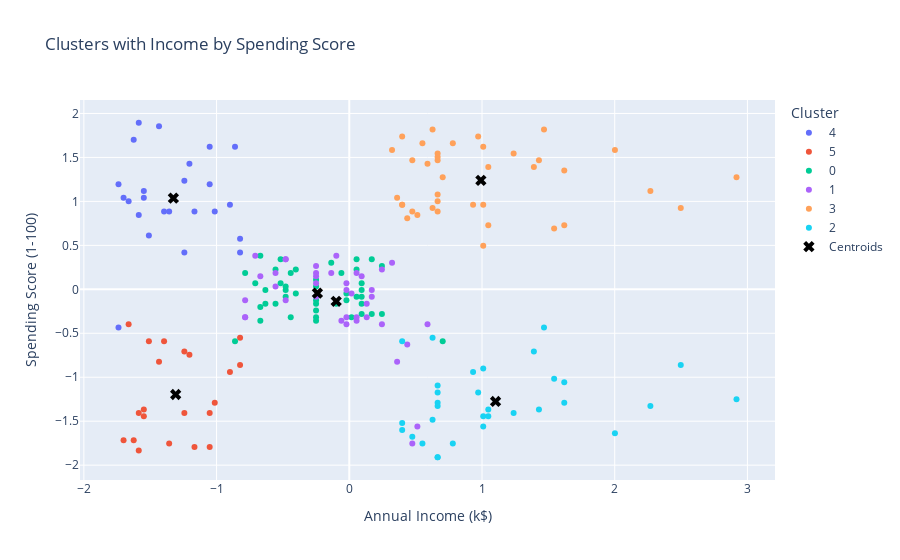

Notebook source saved alongside this figure:
### Code cell
fig = px.scatter(data_frame=dfs, x=dfs[:, 1], y=dfs[:, 2],
                 color_continuous_scale = 'darkmint', color = slabel,
                 labels={'size':'cluster', 'x':'Annual Income (k$)', 'y':'Spending Score (1-100)', 'color':'Cluster'},
                 hover_data={'Gender':customer_data['Gender'], 'Annual Income (k$)':customer_data['Annual Income (k$)'], 'Spending Score (1-100)':customer_data['Spending Score (1-100)']},
                 title='Clusters with Income by Spending Score')


fig.add_scatter(x=centroids[:, 1], y=centroids[:, 2], mode='markers', marker=dict(size=10, symbol='x', color='black'), name='Centroids')
fig

### Figure 1 — Plotly figure (JSON) as saved in the notebook; plotly's stock layout.template omitted (floating-point values rounded to 4 significant figures; data arrays with more than 128 entries replaced by an {"elided": "..."} marker saying what was removed)
{"data": [{"customdata": [["Male", 15, 39], ["Male", 15, 81], ["Female", 16, 77], ["Female", 17, 76], ["Female", 18, 94], ["Female", 19, 72], ["Female", 19, 99], ["Female", 20, 77], ["Male", 20, 79], ["Male", 21, 66], ["Female", 23, 98], ["Male", 24, 73], ["Male", 25, 73], ["Male", 28, 82], ["Male", 28, 61], ["Female", 29, 87], ["Female", 30, 73], ["Male", 33, 92], ["Female", 33, 81], ["Female", 34, 73], ["Female", 37, 75], ["Male", 38, 92], ["Female", 39, 61], ["Female", 39, 65]], "hovertemplate": "Cluster=4<br>Annual Income (k$)=%{customdata[1]}<br>Spending Score (1-100)=%{customdata[2]}<br>Gender=%{customdata[0]}<extra></extra>", "legendgroup": "4", "marker": {"color": "#636efa", "symbol": "circle"}, "mode": "markers", "name": "4", "orientation": "v", "showlegend": true, "type": "scatter", "x": [-1.739, -1.739, -1.701, -1.663, -1.624, -1.586, -1.586, -1.548, -1.548, -1.51, -1.434, -1.395, -1.357, -1.243, -1.243, -1.205, -1.166, -1.052, -1.052, -1.014, -0.8993, -0.8611, -0.8229, -0.8229], "xaxis": "x", "y": [-0.4348, 1.196, 1.04, 1.002, 1.7, 0.8463, 1.894, 1.04, 1.118, 0.6134, 1.856, 0.8851, 0.8851, 1.235, 0.4193, 1.429, 0.8851, 1.623, 1.196, 0.8851, 0.9628, 1.623, 0.4193, 0.5746], "yaxis": "y"}, {"customdata": [["Female", 16, 6], ["Female", 17, 40], ["Female", 18, 6], ["Male", 19, 3], ["Male", 19, 14], ["Female", 20, 15], ["Male", 20, 13], ["Female", 21, 35], ["Male", 23, 29], ["Male", 24, 35], ["Female", 25, 5], ["Female", 28, 14], ["Female", 28, 32], ["Female", 29, 31], ["Male", 30, 4], ["Male", 33, 4], ["Female", 33, 14], ["Female", 34, 17], ["Female", 37, 26], ["Male", 39, 36], ["Female", 39, 28]], "hovertemplate": "Cluster=5<br>Annual Income (k$)=%{customdata[1]}<br>Spending Score (1-100)=%{customdata[2]}<br>Gender=%{customdata[0]}<extra></extra>", "legendgroup": "5", "marker": {"color": "#EF553B", "symbol": "circle"}, "mode": "markers", "name": "5", "orientation": "v", "showlegend": true, "type": "scatter", "x": [-1.701, -1.663, -1.624, -1.586, -1.586, -1.548, -1.548, -1.51, -1.434, -1.395, -1.357, -1.243, -1.243, -1.205, -1.166, -1.052, -1.052, -1.014, -0.8993, -0.8229, -0.8229], "xaxis": "x", "y": [-1.716, -0.396, -1.716, -1.832, -1.405, -1.367, -1.444, -0.5901, -0.823, -0.5901, -1.755, -1.405, -0.7066, -0.7454, -1.794, -1.794, -1.405, -1.289, -0.9395, -0.5513, -0.8618], "yaxis": "y"}, {"customdata": {"elided": "45x3 mixed values"}, "hovertemplate": "Cluster=0<br>Annual Income (k$)=%{customdata[1]}<br>Spending Score (1-100)=%{customdata[2]}<br>Gender=%{customdata[0]}<extra></extra>", "legendgroup": "0", "marker": {"color": "#00cc96", "symbol": "circle"}, "mode": "markers", "name": "0", "orientation": "v", "showlegend": true, "type": "scatter", "x": [-0.8611, -0.7848, -0.7084, -0.6703, -0.6703, -0.6703, -0.6321, -0.6321, -0.5557, -0.5557, -0.5176, -0.5176, -0.4794, -0.4794, -0.4794, -0.4412, -0.4412, -0.4031, -0.4031, -0.2504, -0.2504, -0.2504, -0.2504, -0.2504, -0.2504, -0.2504, -0.1359, -0.09771, -0.05954, -0.02137, -0.02137, 0.01679, 0.05496, 0.05496, 0.05496, 0.09313, 0.09313, 0.09313, 0.09313, 0.09313, 0.1695, 0.1695, 0.2458, 0.2458, 0.7038], "xaxis": "x", "y": [-0.5901, 0.1863, 0.06988, 0.3805, -0.2019, -0.3572, -0.007764, -0.1631, -0.1631, 0.2252, 0.06988, 0.3416, 0.03106, -0.007764, -0.08541, 0.1863, -0.3183, -0.04659, 0.2252, -0.1242, 0.1087, -0.3183, 0.03106, -0.3572, -0.2407, -0.1631, 0.3028, -0.1631, 0.1863, -0.04659, -0.1242, -0.3183, -0.08541, 0.3416, 0.2252, -0.007764, -0.1631, -0.2795, -0.08541, 0.06988, -0.2795, 0.3416, -0.2795, 0.264, -0.5901], "yaxis": "y"}, {"customdata": [["Female", 40, 47], ["Female", 40, 42], ["Female", 40, 42], ["Male", 42, 60], ["Female", 43, 54], ["Female", 46, 51], ["Male", 46, 55], ["Male", 48, 59], ["Male", 48, 59], ["Female", 48, 47], ["Male", 54, 54], ["Male", 54, 48], ["Female", 54, 52], ["Male", 54, 55], ["Female", 54, 57], ["Female", 57, 55], ["Female", 58, 60], ["Male", 59, 41], ["Female", 60, 40], ["Female", 60, 42], ["Male", 60, 52], ["Female", 60, 50], ["Male", 61, 49], ["Female", 62, 41], ["Male", 62, 55], ["Female", 62, 42], ["Female", 63, 54], ["Female", 64, 42], ["Male", 64, 46], ["Female", 65, 48], ["Female", 65, 50], ["Male", 67, 56], ["Female", 67, 40], ["Female", 69, 58], ["Female", 70, 29], ["Female", 72, 34], ["Male", 73, 5], ["Male", 74, 10], ["Female", 76, 40]], "hovertemplate": "Cluster=1<br>Annual Income (k$)=%{customdata[1]}<br>Spending Score (1-100)=%{customdata[2]}<br>Gender=%{customdata[0]}<extra></extra>", "legendgroup": "1", "marker": {"color": "#ab63fa", "symbol": "circle"}, "mode": "markers", "name": "1", "orientation": "v", "showlegend": true, "type": "scatter", "x": [-0.7848, -0.7848, -0.7848, -0.7084, -0.6703, -0.5557, -0.5557, -0.4794, -0.4794, -0.4794, -0.2504, -0.2504, -0.2504, -0.2504, -0.2504, -0.1359, -0.09771, -0.05954, -0.02137, -0.02137, -0.02137, -0.02137, 0.01679, 0.05496, 0.05496, 0.05496, 0.09313, 0.1313, 0.1313, 0.1695, 0.1695, 0.2458, 0.2458, 0.3221, 0.3603, 0.4367, 0.4748, 0.513, 0.5893], "xaxis": "x", "y": [-0.1242, -0.3183, -0.3183, 0.3805, 0.1475, 0.03106, 0.1863, 0.3416, 0.3416, -0.1242, 0.1475, -0.08541, 0.06988, 0.1863, 0.264, 0.1863, 0.3805, -0.3572, -0.396, -0.3183, 0.06988, -0.007764, -0.04659, -0.3572, 0.1863, -0.3183, 0.1475, -0.3183, -0.1631, -0.08541, -0.007764, 0.2252, -0.396, 0.3028, -0.823, -0.6289, -1.755, -1.561, -0.396], "yaxis": "y"}, {"customdata": [["Male", 69, 91], ["Female", 70, 77], ["Male", 71, 95], ["Male", 71, 75], ["Male", 71, 75], ["Female", 72, 71], ["Female", 73, 88], ["Male", 73, 73], ["Female", 74, 72], ["Male", 75, 93], ["Female", 76, 87], ["Male", 77, 97], ["Female", 77, 74], ["Male", 78, 90], ["Male", 78, 88], ["Female", 78, 76], ["Female", 78, 89], ["Female", 78, 78], ["Female", 78, 73], ["Female", 79, 83], ["Female", 81, 93], ["Female", 85, 75], ["Female", 86, 95], ["Male", 87, 63], ["Male", 87, 75], ["Male", 87, 92], ["Female", 88, 86], ["Male", 88, 69], ["Male", 93, 90], ["Female", 97, 86], ["Female", 98, 88], ["Male", 99, 97], ["Male", 101, 68], ["Female", 103, 85], ["Female", 103, 69], ["Female", 113, 91], ["Female", 120, 79], ["Male", 126, 74], ["Male", 137, 83]], "hovertemplate": "Cluster=3<br>Annual Income (k$)=%{customdata[1]}<br>Spending Score (1-100)=%{customdata[2]}<br>Gender=%{customdata[0]}<extra></extra>", "legendgroup": "3", "marker": {"color": "#FFA15A", "symbol": "circle"}, "mode": "markers", "name": "3", "orientation": "v", "showlegend": true, "type": "scatter", "x": [0.3221, 0.3603, 0.3985, 0.3985, 0.3985, 0.4367, 0.4748, 0.4748, 0.513, 0.5512, 0.5893, 0.6275, 0.6275, 0.6657, 0.6657, 0.6657, 0.6657, 0.6657, 0.6657, 0.7038, 0.7802, 0.9329, 0.971, 1.009, 1.009, 1.009, 1.047, 1.047, 1.238, 1.391, 1.429, 1.467, 1.544, 1.62, 1.62, 2.002, 2.269, 2.498, 2.918], "xaxis": "x", "y": [1.584, 1.04, 1.739, 0.9628, 0.9628, 0.8075, 1.467, 0.8851, 0.8463, 1.662, 1.429, 1.817, 0.924, 1.545, 1.467, 1.002, 1.506, 1.079, 0.8851, 1.273, 1.662, 0.9628, 1.739, 0.4969, 0.9628, 1.623, 1.39, 0.7298, 1.545, 1.39, 1.467, 1.817, 0.691, 1.351, 0.7298, 1.584, 1.118, 0.924, 1.273], "yaxis": "y"}, {"customdata": [["Male", 71, 35], ["Male", 71, 11], ["Male", 71, 9], ["Female", 73, 7], ["Female", 75, 5], ["Male", 77, 12], ["Male", 77, 36], ["Female", 78, 22], ["Male", 78, 17], ["Female", 78, 20], ["Female", 78, 16], ["Male", 78, 1], ["Male", 78, 1], ["Male", 81, 5], ["Male", 85, 26], ["Male", 86, 20], ["Female", 87, 27], ["Male", 87, 13], ["Male", 87, 10], ["Female", 88, 13], ["Male", 88, 15], ["Male", 93, 14], ["Female", 97, 32], ["Male", 98, 15], ["Female", 99, 39], ["Female", 101, 24], ["Female", 103, 17], ["Female", 103, 23], ["Male", 113, 8], ["Female", 120, 16], ["Female", 126, 28], ["Male", 137, 18]], "hovertemplate": "Cluster=2<br>Annual Income (k$)=%{customdata[1]}<br>Spending Score (1-100)=%{customdata[2]}<br>Gender=%{customdata[0]}<extra></extra>", "legendgroup": "2", "marker": {"color": "#19d3f3", "symbol": "circle"}, "mode": "markers", "name": "2", "orientation": "v", "showlegend": true, "type": "scatter", "x": [0.3985, 0.3985, 0.3985, 0.4748, 0.5512, 0.6275, 0.6275, 0.6657, 0.6657, 0.6657, 0.6657, 0.6657, 0.6657, 0.7802, 0.9329, 0.971, 1.009, 1.009, 1.009, 1.047, 1.047, 1.238, 1.391, 1.429, 1.467, 1.544, 1.62, 1.62, 2.002, 2.269, 2.498, 2.918], "xaxis": "x", "y": [-0.5901, -1.522, -1.599, -1.677, -1.755, -1.483, -0.5513, -1.095, -1.289, -1.172, -1.328, -1.91, -1.91, -1.755, -0.9395, -1.172, -0.9007, -1.444, -1.561, -1.444, -1.367, -1.405, -0.7066, -1.367, -0.4348, -1.017, -1.289, -1.056, -1.638, -1.328, -0.8618, -1.25], "yaxis": "y"}, {"marker": {"color": "black", "size": 10, "symbol": "x"}, "mode": "markers", "name": "Centroids", "type": "scatter", "x": [-0.2402, -0.09869, 1.102, 0.9916, -1.325, -1.308], "y": [-0.044, -0.1362, -1.276, 1.24, 1.037, -1.196]}], "layout": {"legend": {"title": {"text": "Cluster"}, "tracegroupgap": 0}, "title": {"text": "Clusters with Income by Spending Score"}, "xaxis": {"anchor": "y", "domain": [0, 1], "title": {"text": "Annual Income (k$)"}}, "yaxis": {"anchor": "x", "domain": [0, 1], "title": {"text": "Spending Score (1-100)"}}}}
